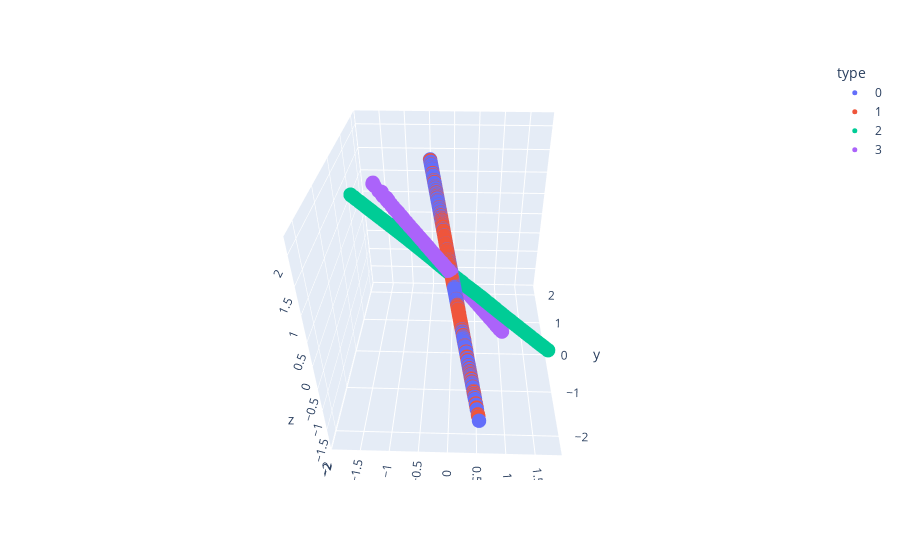

Source (notebook cell):
### Code cell
b = 1
points = torch.tensor(pred_points[0])
b_points = torch.tensor(pred_points[b])
cov_b_points = torch.cov(b_points.T)
print(cov_b_points)
points = points @ cov_b_points
points = model.normalize(points)
new_points = [ptrs.copy() for ptrs in pred_points]
new_points[0] = points.detach()
df = pd.DataFrame(np.concatenate(new_points, axis=0), columns=['x', 'y', 'z'])
df['type'] = sum([[f'{i}']*1000 for i in range(extra_modes+1)], [])
fig = px.scatter_3d(df, x='x', y='y', z='z', color='type')
fig.update_traces(marker={'size': 5})
fig.show()

### Figure 1 — Plotly figure (JSON) as saved in the notebook; plotly's stock layout.template omitted (floating-point values rounded to 4 significant figures; data arrays with more than 128 entries replaced by an {"elided": "..."} marker saying what was removed)
{"data": [{"hovertemplate": "type=0<br>x=%{x}<br>y=%{y}<br>z=%{z}<extra></extra>", "legendgroup": "0", "marker": {"color": "#636efa", "size": 5, "symbol": "circle"}, "mode": "markers", "name": "0", "scene": "scene", "showlegend": true, "type": "scatter3d", "x": {"elided": "1000 float values"}, "y": {"elided": "1000 float values"}, "z": {"elided": "1000 float values"}}, {"hovertemplate": "type=1<br>x=%{x}<br>y=%{y}<br>z=%{z}<extra></extra>", "legendgroup": "1", "marker": {"color": "#EF553B", "size": 5, "symbol": "circle"}, "mode": "markers", "name": "1", "scene": "scene", "showlegend": true, "type": "scatter3d", "x": {"elided": "1000 float values"}, "y": {"elided": "1000 float values"}, "z": {"elided": "1000 float values"}}, {"hovertemplate": "type=2<br>x=%{x}<br>y=%{y}<br>z=%{z}<extra></extra>", "legendgroup": "2", "marker": {"color": "#00cc96", "size": 5, "symbol": "circle"}, "mode": "markers", "name": "2", "scene": "scene", "showlegend": true, "type": "scatter3d", "x": {"elided": "1000 float values"}, "y": {"elided": "1000 float values"}, "z": {"elided": "1000 float values"}}, {"hovertemplate": "type=3<br>x=%{x}<br>y=%{y}<br>z=%{z}<extra></extra>", "legendgroup": "3", "marker": {"color": "#ab63fa", "size": 5, "symbol": "circle"}, "mode": "markers", "name": "3", "scene": "scene", "showlegend": true, "type": "scatter3d", "x": {"elided": "1000 float values"}, "y": {"elided": "1000 float values"}, "z": {"elided": "1000 float values"}}], "layout": {"autosize": true, "legend": {"title": {"text": "type"}, "tracegroupgap": 0}, "margin": {"t": 60}, "scene": {"aspectmode": "auto", "aspectratio": {"x": 0.9159, "y": 1.091, "z": 1.001}, "camera": {"center": {"x": 0, "y": 0, "z": 0}, "eye": {"x": 0.05142, "y": -1.756, "z": 1.265}, "projection": {"type": "perspective"}, "up": {"x": 0, "y": 0, "z": 1}}, "domain": {"x": [0, 1], "y": [0, 1]}, "xaxis": {"title": {"text": "x"}, "type": "linear"}, "yaxis": {"title": {"text": "y"}, "type": "linear"}, "zaxis": {"title": {"text": "z"}, "type": "linear"}}}}
